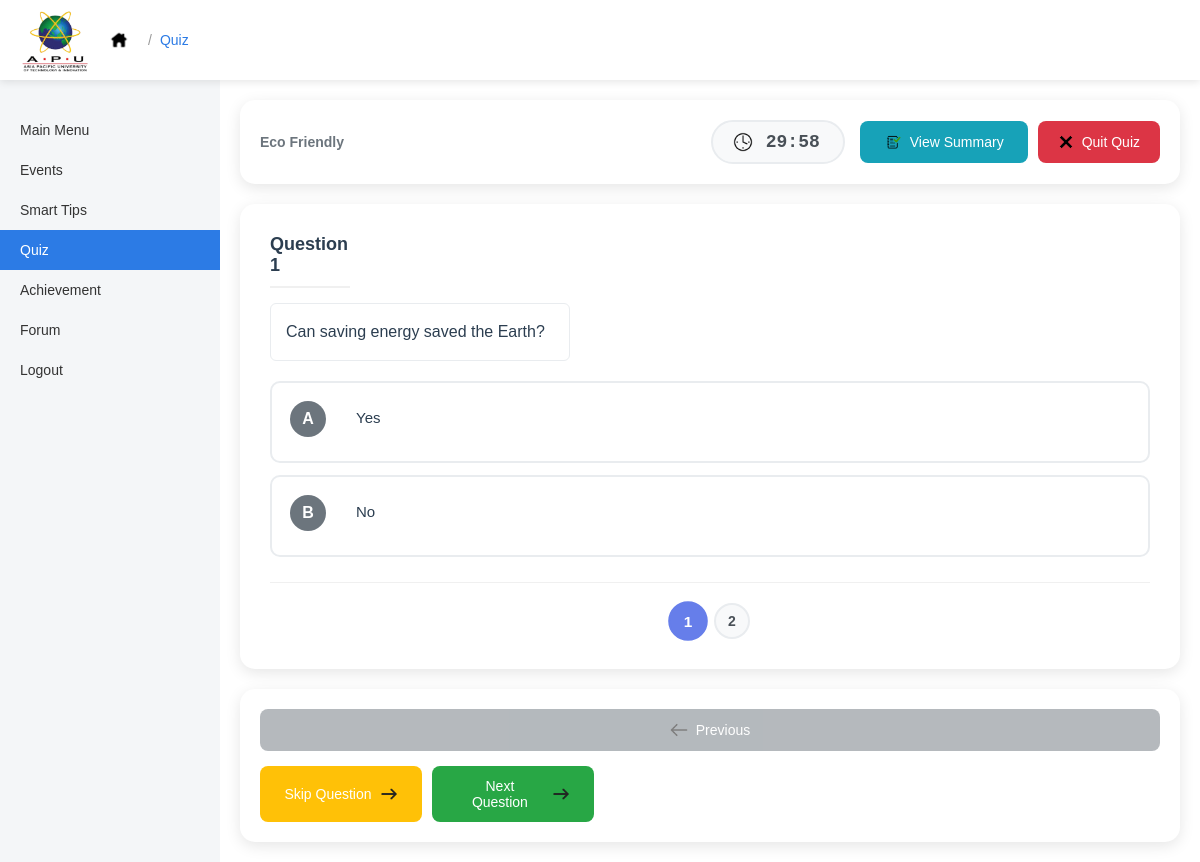
/pages/student/student_start_quiz.php?quiz_id=2 (signed in), run on the app's committed database.
### tables this page shows
CREATE TABLE IF NOT EXISTS `quiz` (
  `quiz_id` int NOT NULL AUTO_INCREMENT,
  `title` varchar(100) NOT NULL,
  `description` varchar(500) NOT NULL,
  `time_limit` int NOT NULL,
  `picture` varchar(255) NOT NULL,
  `status` enum('draft','published','','') NOT NULL,
  `created_at` datetime NOT NULL DEFAULT CURRENT_TIMESTAMP,
  `user_id` int NOT NULL,
  PRIMARY KEY (`quiz_id`),
  KEY `user_id` (`user_id`)
);

CREATE TABLE IF NOT EXISTS `question` (
  `question_id` int NOT NULL AUTO_INCREMENT,
  `question_number` int NOT NULL,
  `question` varchar(255) NOT NULL,
  `picture` varchar(255) DEFAULT NULL,
  `answer` varchar(255) NOT NULL,
  `option_a` varchar(255) NOT NULL,
  `option_b` varchar(255) NOT NULL,
  `option_c` varchar(255) DEFAULT NULL,
  `option_d` varchar(255) DEFAULT NULL,
  `quiz_id` int NOT NULL,
  PRIMARY KEY (`question_id`),
  KEY `quiz_id` (`quiz_id`)
);

### pages/student/student_start_quiz.php (the view, shortened to what this page needs)
<?php
require '../../config/db.php';
$quiz_id = isset($_GET['quiz_id']) ? intval($_GET['quiz_id']) : 0;
try {
    $quiz_query = "SELECT * FROM quiz WHERE quiz_id = ? AND status = 'published'";
    $stmt = $conn->prepare($quiz_query);
    $stmt->bind_param("i", $quiz_id);
    $stmt->execute();
    $quiz_result = $stmt->get_result();
    $quiz = $quiz_result->fetch_assoc();
    $question_query = "SELECT * FROM question WHERE quiz_id = ? ORDER BY question_number ASC";
    $stmt = $conn->prepare($question_query);
    $stmt->bind_param("i", $quiz_id);
    $stmt->execute();
    $questions_result = $stmt->get_result();
    $questions = [];
    while ($row = $questions_result->fetch_assoc()) {
        $questions[] = $row;
    }
    $total_questions = count($questions);
    if (isset($_GET['question'])) {
        $current_question = intval($_GET['question']);
        if ($current_question >= 0 && $current_question < $total_questions) {
            $_SESSION['quiz_attempt']['current_question'] = $current_question;
        } else {
            $current_question = $_SESSION['quiz_attempt']['current_question'] ?? 0;
        }
    } else {
        $current_question = $_SESSION['quiz_attempt']['current_question'] ?? 0;
    }
    $current_question_data = $questions[$current_question] ?? null;
    $quiz_duration = $_SESSION['quiz_attempt']['quiz_duration'] ?? 0;
    $has_timer = $quiz_duration > 0;
    $answers = $_SESSION['quiz_attempt']['answers'] ?? [];
} catch (Exception $e) {
    $_SESSION['error'] = 'An error occurred while loading the quiz. Please try again.';
    header("Location: student_quiz.php");
    exit();
}
?>
<!DOCTYPE html>
<html lang="en">
<head>
    <link rel="stylesheet" href="../../assets/css/style.css">
    <link rel="stylesheet" href="../../assets/css/officer/officer_main.css">
    <link rel="stylesheet" href="../../assets/css/officer/officer_profile.css">
    <link rel="stylesheet" href="../../assets/css/officer/officer_quiz.css">
    <link rel="stylesheet" href="../../assets/css/student/student_quiz.css">
</head>
<body>
<div class="topbar">
    <div class="topbar-left">
        <img src="../../assets/images/apu-logo.png" class="top-logo">
        <a href="student_main.php" class="home-btn" id="homeBtn">
            <img src="../../assets/images/home-icon.png" class="home-icon">
        </a>
        <span class="breadcrumb">
            <span class="breadcrumb-separator">/</span>
            <a href="student_quiz.php" class="breadcrumb-link" id="breadcrumbQuiz">Quiz</a>
        </span>
    </div>
</div>
<div class="dashboard">
    <div class="sidebar">
        <a href="student_main.php" class="sidebar-link">Main Menu</a>
        <a href="#" class="sidebar-link">Events</a>
        <a href="browse_tips.php" class="sidebar-link">Smart Tips</a>
        <a href="student_quiz.php" class="sidebar-link active">Quiz</a>
        <a href="student_achievement.php" class="sidebar-link">Achievement</a>
        <a href="#" class="sidebar-link">Forum</a>
        <a href="../auth/logout.php" class="sidebar-link">Logout</a>
    </div>
    <div class="content quiz-taking-page">
        <div class="quiz-header-bar">
            <div class="quiz-progress">
                <div style="font-size: 14px; color: #6c757d; margin-top: 5px;">
                    <?= htmlspecialchars($quiz['title']) ?>
                </div>
            </div>
            <div class="quiz-timer-section">
                <div class="timer-container" style="<?= !$has_timer ? 'opacity: 0.5;' : '' ?>">
                    <img src="../../assets/images/clock-icon.png" alt="Timer" class="timer-icon">
                    <span class="timer-display" id="timer">
                    </span>
                </div>
                <div style="display: flex; gap: 10px;">
                    <a href="student_quiz_summary.php?quiz_id=<?= $quiz_id ?>" class="nav-btn btn-summary" style="background: #17a2b8;">
                        <img src="../../assets/images/summary-icon.png" alt="Summary">
                        View Summary
                    </a>
                    <a href="?quiz_id=<?= $quiz_id ?>&quit=true" class="quit-btn" onclick="return confirm('Are you sure you want to quit this quiz attempt?');">
                        <img src="../../assets/images/close-icon.png" alt="Close">
                        Quit Quiz
                    </a>
                </div>
            </div>
        </div>
        <div class="question-container">
            <form method="POST" action="" id="quizForm">
                <div class="question-number">Question <?= $current_question + 1 ?></div>
                <div class="question-text">
                    <?= htmlspecialchars($current_question_data['question'] ?? '') ?>
                </div>
                <div class="options-grid">
                    <?php
                    $options = [
                        'A' => $current_question_data['option_a'] ?? '',
                        'B' => $current_question_data['option_b'] ?? '',
                    ];
                    foreach ($options as $letter => $text):
                        if (!empty($text)):
                            $is_selected = false;
                    ?>
                    <div class="option-rectangle <?= $is_selected ? 'selected' : '' ?>"
                         data-letter="<?= $letter ?>"
                         onclick="selectAndSaveOption('<?= $letter ?>', <?= $current_question_data['question_id'] ?? 0 ?>, <?= $current_question ?>)">
                        <label for="option<?= $letter ?>" class="option-label">
                            <div class="option-letter"><?= $letter ?></div>
                            <div class="option-text"><?= htmlspecialchars($text) ?></div>
                        </label>
                    </div>
                    <?php
                        endif;
                    endforeach;
                    ?>
                </div>
            </form>
            <div class="question-progress">
                <?php for ($i = 0; $i < $total_questions; $i++):
                    $answer = $answers[$i] ?? null;
                    $status = '';
                    if ($i == $current_question) {
                        $status = 'current';
                    } elseif ($answer && $answer['selected_option'] !== null) {
                        $status = 'answered';
                    } elseif ($answer && $answer['selected_option'] === null && $answer['submitted'] === true) {
                        $status = 'skipped';
                    }
                ?>
                <a href="?quiz_id=<?= $quiz_id ?>&question=<?= $i ?>" class="progress-dot <?= $status ?>">
                    <?= $i + 1 ?>
                </a>
                <?php endfor; ?>
            </div>
        </div>
        <div class="quiz-navigation">
            <?php if ($current_question > 0): ?>
                <a href="?quiz_id=<?= $quiz_id ?>&question=<?= $current_question - 1 ?>" class="nav-btn btn-prev">
                    <img src="../../assets/images/back-icon.png" alt="Back">
                    Previous
                </a>
            <?php else: ?>
                <button class="nav-btn btn-prev" disabled>
                    <img src="../../assets/images/back-icon.png" alt="Back">
                    Previous
                </button>
            <?php endif; ?>
            <div style="display: flex; gap: 10px;">
                <button type="button" class="nav-btn" style="background: #ffc107;" onclick="skipQuestion()">
                    Skip Question
                    <img src="../../assets/images/next-icon.png" alt="Skip">
                </button>
                <?php if ($current_question < $total_questions - 1): ?>
                    <button type="submit" form="quizForm" class="nav-btn btn-next">
                        Next Question
                        <img src="../../assets/images/next-icon.png" alt="Next">
                    </button>
                <?php endif; ?>
            </div>
        </div>
    </div>
</div>
</body>
</html>

### assets/css/style.css (style rules this page uses)
* { box-sizing: border-box; margin: 0; padding: 0; }
body { font-family: Arial, sans-serif; background: linear-gradient(to bottom right, #2c7be5, #67b6f9); }
label { display: block; margin-bottom: 6px; font-size: 14px; color: #333; }
button { width: 100%; padding: 12px; border-radius: 12px; background: #2c7be5; color: white; border: none; font-size: 15px; cursor: pointer; }

### assets/css/officer/officer_main.css (style rules this page uses)
.topbar { height: 80px; background: #ffffff; display: flex; align-items: center; justify-content: space-between; padding: 0 20px; box-shadow: 0 2px 8px rgba(0,0,0,0.1); position: relative; }
.topbar-left { display: flex; align-items: center; gap: 15px; }
.top-logo { height: 70px; }
.home-btn { display: flex; align-items: center; }
.home-icon { width: 28px; }
.dashboard { display: flex; min-height: calc(100vh - 80px); height: auto; }
.sidebar { width: 220px; background: #f4f6f8; padding-top: 30px; display: flex; flex-direction: column; }
.sidebar a { padding: 12px 20px; text-decoration: none; color: #333; font-size: 14px; transition: background-color 0.3s, color 0.3s; }
.sidebar a.active { background: #2c7be5; color: white; }
.content { flex: 1; padding: 30px; background: #ffffff; }

### assets/css/officer/officer_profile.css (style rules this page uses)
.breadcrumb { display: flex; align-items: center; gap: 8px; }
.breadcrumb-separator { color: #999; font-size: 14px; }
.breadcrumb-link { font-size: 14px; color: #2c7be5; text-decoration: none; }

### data on the page
quiz: title "Eco Friendly"
question: question "Can saving energy saved the Earth?", option_b "No"

### other printed values
$current_question + 1 "1"
$letter "A"
$text "Yes"
$letter "B"
